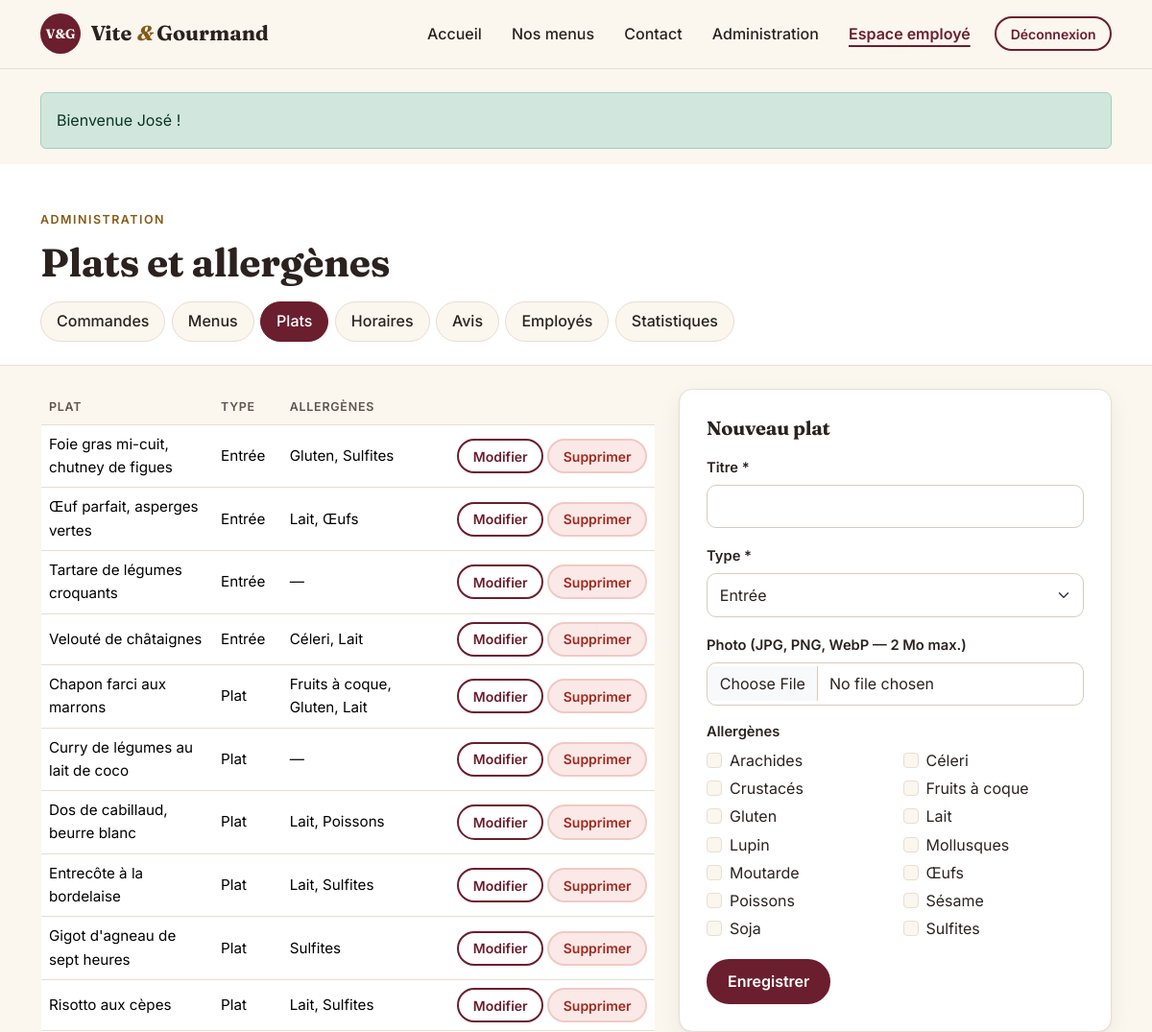
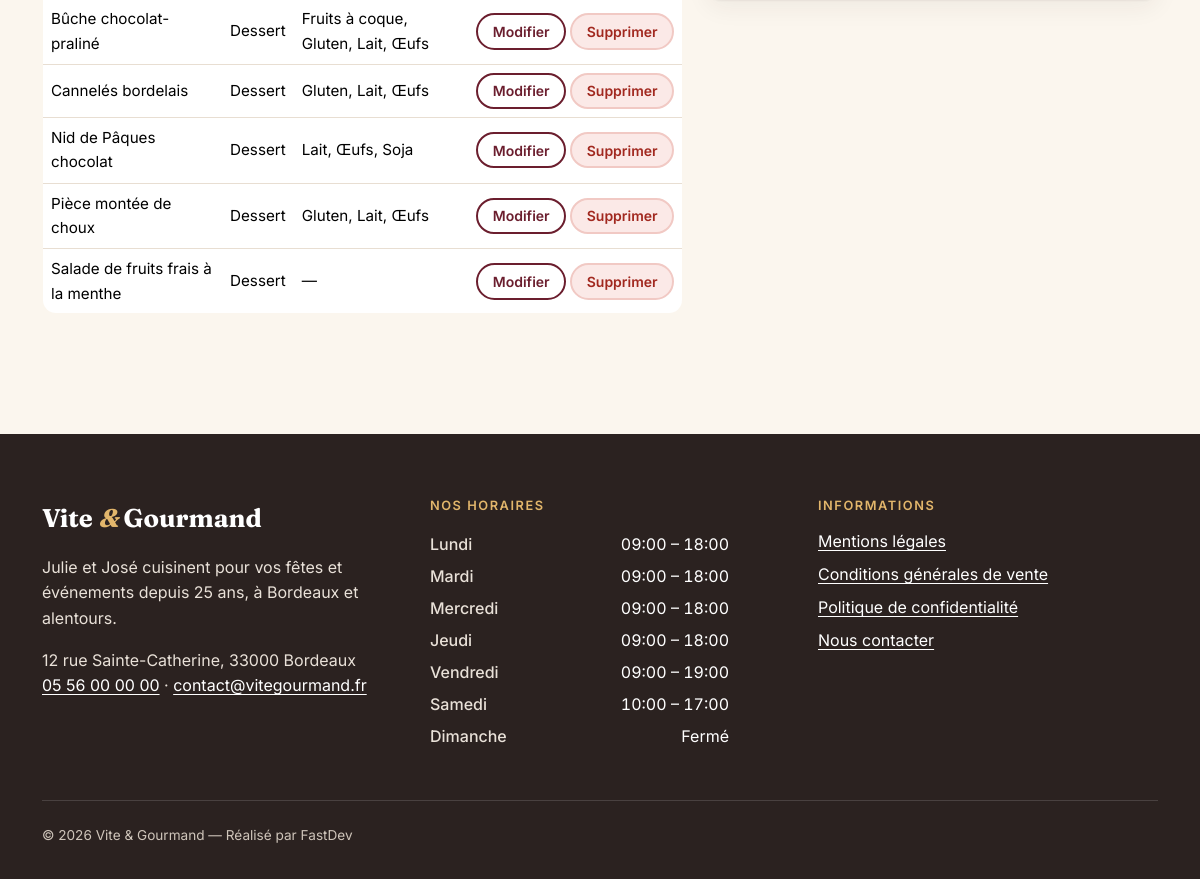
Page /gestion/plats (signed in) on the committed database (2 pictures, top to bottom).
### tables this page shows
CREATE TABLE plat (
    plat_id    INT          NOT NULL AUTO_INCREMENT,
    titre_plat VARCHAR(100) NOT NULL,
    type_plat  ENUM('entree','plat','dessert') NOT NULL,
    photo      VARCHAR(255) NULL,                      
    PRIMARY KEY (plat_id)
);

CREATE TABLE allergene (
    allergene_id INT         NOT NULL AUTO_INCREMENT,
    libelle      VARCHAR(50) NOT NULL UNIQUE,
    PRIMARY KEY (allergene_id)
);

CREATE TABLE horaire (
    horaire_id      INT         NOT NULL AUTO_INCREMENT,
    jour            VARCHAR(50) NOT NULL,
    ordre           TINYINT     NOT NULL DEFAULT 0,    
    heure_ouverture VARCHAR(50) NULL,                  
    heure_fermeture VARCHAR(50) NULL,
    PRIMARY KEY (horaire_id)
);

### src/Core/View.php (called while the page is built, shortened)
<?php
final class View
{
    public static function render(string $template, array $data = []): void
    {
        require ROOT_PATH . '/templates/layout.php';
    }
}

### src/Controller/StaffController.php (called while the page is built, shortened)
<?php
final class StaffController
{
    public function plats(): void
    {
        $repo = new PlatRepository();
        $editId = (int) query('id');
        View::render('pages/staff/plats', [
            'title' => 'Gestion des plats',
            'plats' => $repo->all(),
            'edit' => $editId ? $repo->find($editId) : null,
            'allergenes' => (new RefRepository())->allergenes(),
        ]);
    }
}

### public/index.php (called while the page is built, shortened)
<?php
$path = parse_url($_SERVER['REQUEST_URI'] ?? '/', PHP_URL_PATH) ?: '/';
$path = rtrim($path, '/') ?: '/';
try {
    [$class, $method] = $routes[$path];
    (new $class())->$method();
} catch (PDOException $e) {
    error_log('[DB] ' . $e->getMessage());
    http_response_code(500);
    $driverCode = (int) ($e->errorInfo[1] ?? 0);
    $schemaHint = in_array($driverCode, [1049, 1054, 1146, 1364], true)
        ? ' — La base « ' . env('DB_NAME', 'vite_gourmand_ecf') . ' » ne correspond pas au schéma du projet : '
          . 'importez database/01_schema.sql puis database/02_data.sql (voir README).'
        : '';
    App\Core\View::render('pages/error', [
        'title' => 'Erreur',
        'code' => 500,
        'message' => env('APP_ENV') === 'prod'
            ? 'Une erreur technique est survenue. Merci de réessayer plus tard.'
            : 'Erreur base de données : ' . $e->getMessage() . $schemaHint,
    ]);
}

### src/helpers.php (called while the page is built, shortened)
<?php
function e(mixed $value): string
{
    return htmlspecialchars((string) $value, ENT_QUOTES | ENT_SUBSTITUTE, 'UTF-8');
}
function url(string $path = '/', array $query = []): string
{
    $path = '/' . ltrim($path, '/');
    return $query ? $path . '?' . http_build_query($query) : $path;
}
function asset(string $path): string
{
    return '/' . ltrim($path, '/');
}
function take_flashes(): array
{
    $f = $_SESSION['flash'] ?? [];
    return $f;
}

### src/Repository/PlatRepository.php (called while the page is built, shortened)
<?php
final class PlatRepository
{
    public function all(): array
    {
        $plats = Database::pdo()->query('SELECT * FROM plat ORDER BY type_plat, titre_plat')->fetchAll();
        return $this->withAllergenes($plats);
    }
    private function withAllergenes(array $plats): array
    {
        $ids = array_column($plats, 'plat_id');
        $in = implode(',', array_fill(0, count($ids), '?'));
        $st = Database::pdo()->prepare(
            "SELECT pa.plat_id, a.allergene_id, a.libelle FROM plat_allergene pa
             JOIN allergene a ON a.allergene_id = pa.allergene_id WHERE pa.plat_id IN ($in) ORDER BY a.libelle"
        );
        $st->execute($ids);
        $map = [];
        foreach ($st->fetchAll() as $row) {
            $map[$row['plat_id']][] = $row;
        }
        foreach ($plats as &$p) {
            $p['allergenes'] = $map[$p['plat_id']] ?? [];
        }
        return $plats;
    }
}

### src/Core/Database.php (called while the page is built, shortened)
<?php
final class Database
{
    private static ?PDO $pdo = null;
    public static function pdo(): PDO
    {
        if (self::$pdo === null) {
            $dsn = sprintf(
                'mysql:host=%s;port=%s;dbname=%s;charset=utf8mb4',
                env('DB_HOST', '127.0.0.1'),
                env('DB_PORT', '3306'),
                env('DB_NAME', 'vite_gourmand_ecf')
            );
            self::$pdo = new PDO($dsn, env('DB_USER', 'root'), env('DB_PASS', '') ?? '', [
                PDO::ATTR_ERRMODE            => PDO::ERRMODE_EXCEPTION,
                PDO::ATTR_DEFAULT_FETCH_MODE => PDO::FETCH_ASSOC,
                PDO::ATTR_EMULATE_PREPARES   => false,
            ]);
        }
        return self::$pdo;
    }
}

### src/Core/Auth.php (called while the page is built, shortened)
<?php
final class Auth
{
    public static function user(): ?array
    {
        return $_SESSION['user'] ?? null;
    }
    public static function role(): ?string
    {
        return $_SESSION['user']['role'] ?? null;
    }
    public static function isStaff(): bool
    {
        return in_array(self::role(), [self::ROLE_EMPLOYE, self::ROLE_ADMIN], true);
    }
    public static function isAdmin(): bool
    {
        return self::role() === self::ROLE_ADMIN;
    }
}

### src/Repository/RefRepository.php (called while the page is built, shortened)
<?php
final class RefRepository
{
    public function allergenes(): array
    {
        return Database::pdo()->query('SELECT * FROM allergene ORDER BY libelle')->fetchAll();
    }
    public function horaires(): array
    {
        return Database::pdo()->query('SELECT * FROM horaire ORDER BY ordre')->fetchAll();
    }
}

### templates/pages/staff/plats.php (the view, shortened to what this page needs)
<?php
$types = ['entree' => 'Entrée', 'plat' => 'Plat', 'dessert' => 'Dessert'];
$editAll = $edit ? array_column($edit['allergenes'], 'allergene_id') : [];
?>
<section class="section pt-4">
    <div class="container">
        <div class="row g-4">
            <div class="col-lg-7">
                <div class="table-responsive">
                    <table class="table table-brand align-middle">
                        <thead><tr><th scope="col">Plat</th><th scope="col">Type</th><th scope="col">Allergènes</th><th scope="col"><span class="visually-hidden">Actions</span></th></tr></thead>
                        <tbody>
                        <?php foreach ($plats as $p): ?>
                            <tr>
                                <td><?= e($p['titre_plat']) ?></td>
                                <td><?= $types[$p['type_plat']] ?></td>
                                <td><?= $p['allergenes'] ? e(implode(', ', array_column($p['allergenes'], 'libelle'))) : '—' ?></td>
                                <td class="text-end text-nowrap">
                                    <a class="btn btn-sm btn-outline-brand" href="<?= url('/gestion/plats', ['id' => $p['plat_id']]) ?>">Modifier<span class="visually-hidden"> <?= e($p['titre_plat']) ?></span></a>
                                    <form method="post" action="<?= url('/gestion/plats') ?>" class="d-inline js-confirm" data-confirm="Supprimer ce plat de tous les menus ?">
                                        <button class="btn btn-sm btn-danger-soft" type="submit">Supprimer<span class="visually-hidden"> <?= e($p['titre_plat']) ?></span></button>
                                    </form>
                                </td>
                            </tr>
                        <?php endforeach; ?>
                        </tbody>
                    </table>
                </div>
            </div>
            <div class="col-lg-5">
                <form method="post" action="<?= url('/gestion/plats') ?>" enctype="multipart/form-data" class="form-card">
                    <h2 class="form-card-title"><?= $edit ? 'Modifier le plat' : 'Nouveau plat' ?></h2>
                    <div class="mb-3"><label class="form-label" for="titre_plat">Titre *</label><input class="form-control" id="titre_plat" name="titre_plat" required maxlength="100" value="<?= e($edit['titre_plat'] ?? '') ?>"></div>
                    <div class="mb-3"><label class="form-label" for="type_plat">Type *</label>
                        <select class="form-select" id="type_plat" name="type_plat"><?php foreach ($types as $k => $v): ?><option value="<?= $k ?>" <?= ($edit['type_plat'] ?? '') === $k ? 'selected' : '' ?>><?= $v ?></option><?php endforeach; ?></select></div>
                    <div class="mb-3"><label class="form-label" for="photo">Photo (JPG, PNG, WebP — 2 Mo max.)</label><input class="form-control" type="file" id="photo" name="photo" accept="image/jpeg,image/png,image/webp"></div>
                    <fieldset class="mb-3">
                        <legend class="form-label">Allergènes</legend>
                        <div class="allergen-grid">
                            <?php foreach ($allergenes as $a): ?>
                                <div class="form-check">
                                    <input class="form-check-input" type="checkbox" name="allergenes[]" value="<?= (int) $a['allergene_id'] ?>" id="al-<?= (int) $a['allergene_id'] ?>" <?= in_array($a['allergene_id'], $editAll) ? 'checked' : '' ?>>
                                    <label class="form-check-label" for="al-<?= (int) $a['allergene_id'] ?>"><?= e($a['libelle']) ?></label>
                                </div>
                            <?php endforeach; ?>
                        </div>
                    </fieldset>
                    <button class="btn btn-brand" type="submit">Enregistrer</button>
                </form>
            </div>
        </div>
    </div>
</section>

### templates/layout.php (shortened to what this page needs)
<?php
$current = rtrim(parse_url($_SERVER['REQUEST_URI'] ?? '/', PHP_URL_PATH) ?: '/', '/') ?: '/';
$isActive = fn (string $p) => ($p === '/' ? $current === '/' : str_starts_with($current, $p)) ? ' aria-current="page"' : '';
try {
    $horaires = (new RefRepository())->horaires();
} catch (\Throwable) {
    $horaires = [];
}
$authUser = Auth::user();
?><!doctype html>
<html lang="fr">
<head>
    <link href="<?= asset('assets/css/fonts.css') ?>" rel="stylesheet">
    <link href="<?= asset('assets/vendor/bootstrap/bootstrap.min.css') ?>" rel="stylesheet">
    <link href="<?= asset('assets/css/style.css') ?>" rel="stylesheet">
</head>
<body>
<header class="site-header">
    <nav class="navbar navbar-expand-lg container" aria-label="Menu principal">
        <a class="brand" href="<?= url('/') ?>">
            <span class="brand-mark" aria-hidden="true">V&amp;G</span>
            <span class="brand-name">Vite <em>&amp;</em> Gourmand</span>
        </a>
        <div class="collapse navbar-collapse" id="nav">
            <ul class="navbar-nav ms-auto align-items-lg-center gap-lg-1">
                <li class="nav-item"><a class="nav-link" href="<?= url('/') ?>"<?= $isActive('/') ?>>Accueil</a></li>
                <li class="nav-item"><a class="nav-link" href="<?= url('/menus') ?>"<?= $isActive('/menu') ?>>Nos menus</a></li>
                <li class="nav-item"><a class="nav-link" href="<?= url('/contact') ?>"<?= $isActive('/contact') ?>>Contact</a></li>
                <?php if ($authUser): ?>
                    <?php if (Auth::isAdmin()): ?>
                        <li class="nav-item"><a class="nav-link" href="<?= url('/admin') ?>"<?= $isActive('/admin') ?>>Administration</a></li>
                    <?php endif; ?>
                    <?php if (Auth::isStaff()): ?>
                        <li class="nav-item"><a class="nav-link" href="<?= url('/gestion') ?>"<?= $isActive('/gestion') ?>>Espace employé</a></li>
                    <?php else: ?>
                        <li class="nav-item"><a class="nav-link" href="<?= url('/espace') ?>"<?= $isActive('/espace') ?>>Mon espace</a></li>
                    <?php endif; ?>
                    <li class="nav-item">
                        <form method="post" action="<?= url('/deconnexion') ?>" class="m-0">
                            <button class="btn btn-outline-brand btn-sm ms-lg-2" type="submit">
                                Déconnexion <span class="visually-hidden">de <?= e($authUser['prenom']) ?></span>
                            </button>
                        </form>
                    </li>
                <?php else: ?>
                    <li class="nav-item"><a class="btn btn-brand btn-sm ms-lg-2" href="<?= url('/connexion') ?>"<?= $isActive('/connexion') ?>>Connexion</a></li>
                <?php endif; ?>
            </ul>
        </div>
    </nav>
</header>
<main id="contenu" tabindex="-1">
    <?php $flashes = take_flashes(); if ($flashes): ?>
        <div class="container pt-4" role="status" aria-live="polite">
            <?php foreach ($flashes as $f): ?>
                <div class="alert alert-<?= $f['type'] === 'error' ? 'danger' : ($f['type'] === 'success' ? 'success' : 'info') ?>" <?= $f['type'] === 'error' ? 'role="alert"' : '' ?>>
                    <?= e($f['message']) ?>
                </div>
            <?php endforeach; ?>
        </div>
    <?php endif; ?>
    <?php require $__template; ?>
</main>
<footer class="site-footer">
    <div class="container">
        <div class="row g-4 g-lg-5">
            <div class="col-lg-4">
                <p class="footer-brand">Vite <em>&amp;</em> Gourmand</p>
                <p>Julie et José cuisinent pour vos fêtes et événements depuis 25 ans, à Bordeaux et alentours.</p>
                <address class="mb-0">12 rue Sainte-Catherine, 33000 Bordeaux<br>
                    <a href="tel:+33556000000">05 56 00 00 00</a> · <a href="mailto:contact@vitegourmand.fr">contact@vitegourmand.fr</a>
                </address>
            </div>
            <div class="col-sm-6 col-lg-4">
                <h2 class="footer-title">Nos horaires</h2>
                <table class="hours">
                    <tbody>
                    <?php foreach ($horaires as $h): ?>
                        <tr>
                            <th scope="row"><?= e($h['jour']) ?></th>
                            <td><?= $h['heure_ouverture'] ? e($h['heure_ouverture']) . ' – ' . e($h['heure_fermeture']) : 'Fermé' ?></td>
                        </tr>
                    <?php endforeach; ?>
                    </tbody>
                </table>
            </div>
            <div class="col-sm-6 col-lg-4">
                <h2 class="footer-title">Informations</h2>
                <ul class="list-unstyled footer-links">
                    <li><a href="<?= url('/mentions-legales') ?>">Mentions légales</a></li>
                    <li><a href="<?= url('/cgv') ?>">Conditions générales de vente</a></li>
                    <li><a href="<?= url('/confidentialite') ?>">Politique de confidentialité</a></li>
                    <li><a href="<?= url('/contact') ?>">Nous contacter</a></li>
                </ul>
            </div>
        </div>
        <p class="footer-copy">© <?= date('Y') ?> Vite &amp; Gourmand — Réalisé par FastDev</p>
    </div>
</footer>
</body>
</html>

### rows in the picture
plat: titre_plat "Foie gras mi-cuit, chutney de figues", type_plat "Entrée", allergenes "Gluten, Sulfites"
plat: titre_plat "Œuf parfait, asperges vertes", type_plat "Entrée", allergenes "Lait, Œufs"
plat: titre_plat "Tartare de légumes croquants", type_plat "Entrée"
plat: titre_plat "Velouté de châtaignes", type_plat "Entrée", allergenes "Céleri, Lait"
plat: titre_plat "Chapon farci aux marrons", type_plat "Plat", allergenes "Fruits à coque, Gluten, Lait"
plat: titre_plat "Curry de légumes au lait de coco", type_plat "Plat"
plat: titre_plat "Dos de cabillaud, beurre blanc", type_plat "Plat", allergenes "Lait, Poissons"
plat: titre_plat "Entrecôte à la bordelaise", type_plat "Plat", allergenes "Lait, Sulfites"
plat: titre_plat "Gigot d'agneau de sept heures", type_plat "Plat", allergenes "Sulfites"
plat: titre_plat "Risotto aux cèpes", type_plat "Plat", allergenes "Lait, Sulfites"
plat: titre_plat "Bûche chocolat-praliné", type_plat "Dessert", allergenes "Fruits à coque, Gluten, Lait, Œufs"
plat: titre_plat "Cannelés bordelais", type_plat "Dessert", allergenes "Gluten, Lait, Œufs"
plat: titre_plat "Nid de Pâques chocolat", type_plat "Dessert", allergenes "Lait, Œufs, Soja"
plat: titre_plat "Pièce montée de choux", type_plat "Dessert", allergenes "Gluten, Lait, Œufs"
plat: titre_plat "Salade de fruits frais à la menthe", type_plat "Dessert"
allergene: libelle "Arachides"
allergene: libelle "Céleri"
allergene: libelle "Crustacés"
allergene: libelle "Fruits à coque"
allergene: libelle "Gluten"
allergene: libelle "Lait"
allergene: libelle "Lupin"
allergene: libelle "Mollusques"
allergene: libelle "Moutarde"
allergene: libelle "Œufs"
allergene: libelle "Poissons"
allergene: libelle "Sésame"
allergene: libelle "Soja"
allergene: libelle "Sulfites"
horaire: jour "Lundi", heure_ouverture "09:00", heure_fermeture "18:00"
horaire: jour "Mardi", heure_ouverture "09:00", heure_fermeture "18:00"
horaire: jour "Mercredi", heure_ouverture "09:00", heure_fermeture "18:00"
horaire: jour "Jeudi", heure_ouverture "09:00", heure_fermeture "18:00"
horaire: jour "Vendredi", heure_ouverture "09:00", heure_fermeture "19:00"
horaire: jour "Samedi", heure_ouverture "10:00", heure_fermeture "17:00"
horaire: jour "Dimanche", shows "Fermé"

### other values in the picture
$f['message'] "Bienvenue José !"
$heading "Plats et allergènes"
$label "Commandes"
$label "Menus"
$label "Plats"
$label "Horaires"
$label "Avis"
$label "Employés"
$label "Statistiques"
form field type_plat "Entrée"
